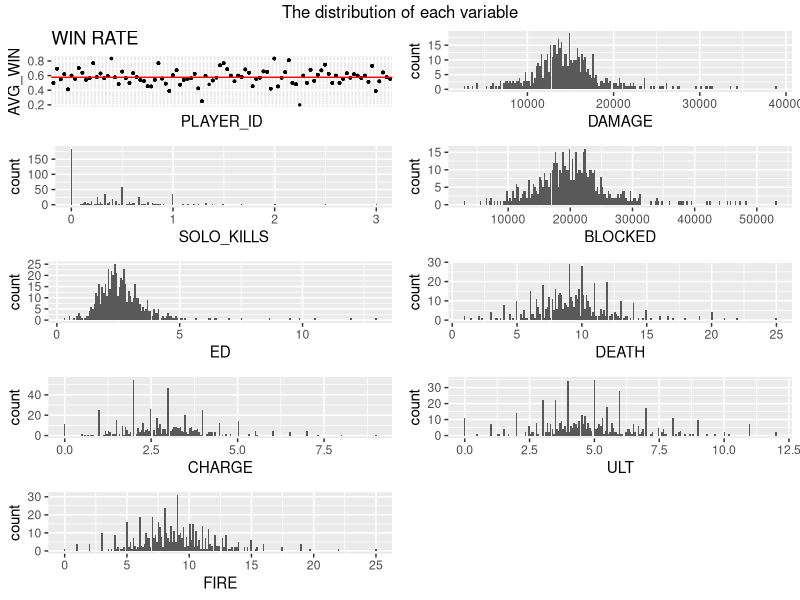
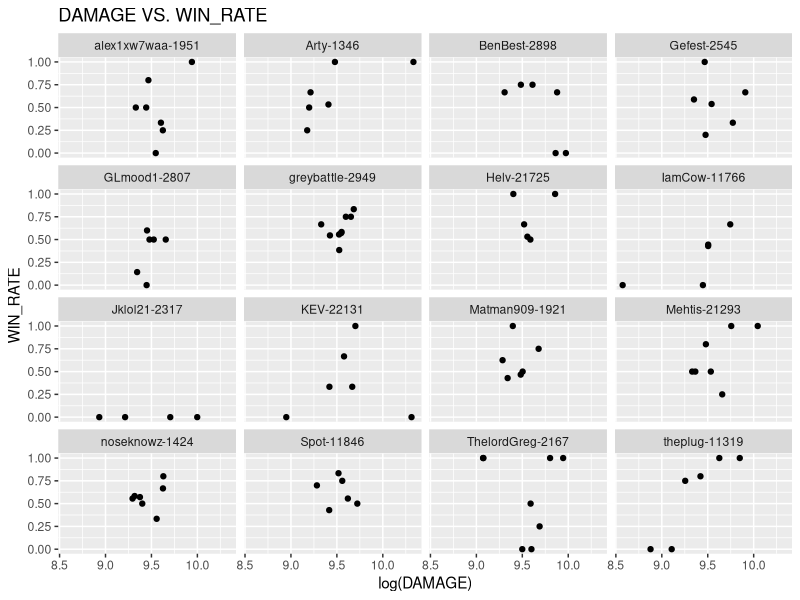
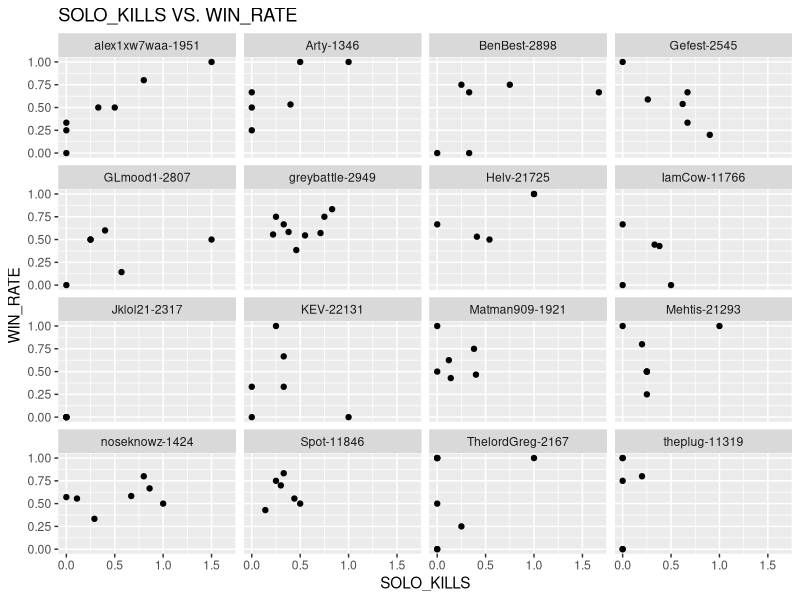
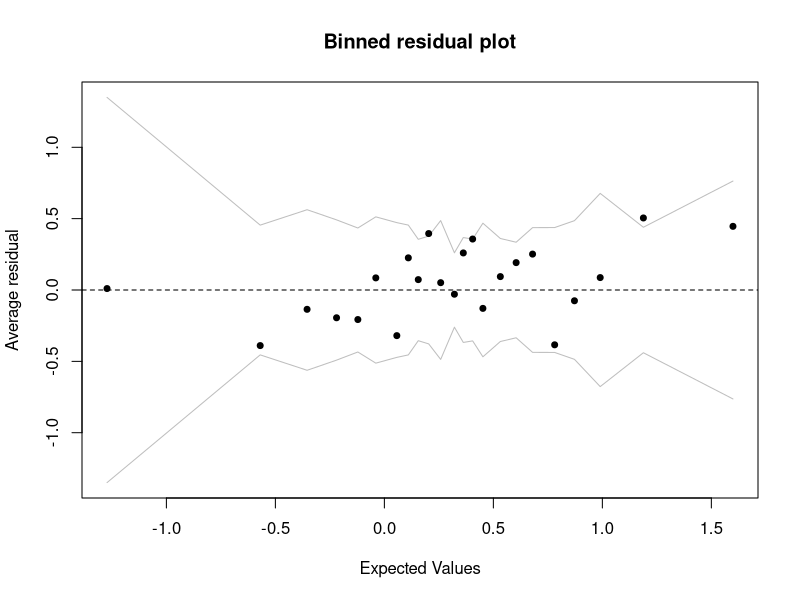

Generate these figures, in order, with R:
## ---- chunk 1
knitr::opts_chunk$set(echo = TRUE,dev="CairoPNG",fig.align = "center", 
                      fig.width = 8, fig.height = 8, global.par = TRUE)
library(arm)
library(tidyverse)
library(lme4)
## ---- chunk 2
  GameRecordS13 <-  read_csv("GameRecordS13R.csv")
  GameRecordS13R <- data.frame(GameRecordS13[,-1])
  GameRecordS13R <-GameRecordS13R%>%dplyr::select(PLAYER_ID,WIN_RATE,WIN,LOSS,DAMAGE,SOLO_KILLS,BLOCKED,ED,DEATH,CHARGE,ULT,FIRE,GAME_PLAYED)
head(GameRecordS13R)
## ---- chunk 3
AVERAGE_WIN_RATE <- GameRecordS13R%>%group_by(PLAYER_ID)%>%mutate(AVG_WIN=sum(WIN)/sum(GAME_PLAYED))%>% select(PLAYER_ID,AVG_WIN)
mean(AVERAGE_WIN_RATE$AVG_WIN)
library(ggplot2)
p1 <- ggplot(AVERAGE_WIN_RATE,aes(x=PLAYER_ID,y=AVG_WIN))+geom_point(size=0.5)+theme(axis.text.x = element_blank(),axis.ticks.x=element_blank())+ geom_abline(slope=0,intercept=0.57699092,color="red")+ggtitle("WIN RATE")
library(gridExtra)
p2 <-ggplot(GameRecordS13R,aes(DAMAGE))+geom_histogram(bins=200)
p3 <- ggplot(GameRecordS13R,aes(SOLO_KILLS))+geom_histogram(bins=200)
p4 <-ggplot(GameRecordS13R,aes(BLOCKED))+geom_histogram(bins=200)
p5 <- ggplot(GameRecordS13R,aes(ED))+geom_histogram(bins=200)
p6 <- ggplot(GameRecordS13R,aes(DEATH))+geom_histogram(bins=200)
p7 <- ggplot(GameRecordS13R,aes(CHARGE))+geom_histogram(bins=200)
p8 <- ggplot(GameRecordS13R,aes(ULT))+geom_histogram(bins=200)
p9 <- ggplot(GameRecordS13R,aes(FIRE))+geom_histogram(bins=200)
grid.arrange(p1,p2,p3,p4,p5,p6,p7,p8,p9,ncol=2,nrow=5,top="The distribution of each variable")
## ---- chunk 4
GameRecordS13R$c.DEATHR <- GameRecordS13R$DEATH - mean(GameRecordS13R$DEATH)
GameRecordS13R$c.CHARGE <- GameRecordS13R$CHARGE - mean(GameRecordS13R$CHARGE)
GameRecordS13R$c.ULT <- GameRecordS13R$ULT - mean(GameRecordS13R$ULT)
GameRecordS13R$c.FIRE <- GameRecordS13R$FIRE - mean(GameRecordS13R$FIRE)

EDAsubset <- data.frame(GameRecordS13R[c(1:100),]) #choose to plot by some players
c.DEATHRsub <- EDAsubset$DEATH - mean(EDAsubset$DEATH)
c.ULTsub <- EDAsubset$ULT - mean(EDAsubset$ULT)
c.CHARGEsub <- EDAsubset$CHARGE - mean(EDAsubset$CHARGE)
p2 <- ggplot(EDAsubset)+ geom_point(aes(x=log(DAMAGE),y=WIN_RATE))+facet_wrap(~PLAYER_ID)+ggtitle("DAMAGE VS. WIN_RATE")
p2

p3 <- ggplot(EDAsubset)+ geom_point(aes(x=SOLO_KILLS,y=WIN_RATE))+facet_wrap(~PLAYER_ID)+ggtitle("SOLO_KILLS VS. WIN_RATE")
p3
## ---- chunk 5
library(MASS)
mR <-glmmPQL(cbind(WIN,LOSS)~log(DAMAGE)+c.DEATHR+c.CHARGE+c.FIRE,~1|PLAYER_ID, data=GameRecordS13R,family=binomial(logit))
summary(mR)
## ---- chunk 6
mR2 <-glmmPQL(cbind(WIN,LOSS)~log(DAMAGE)+log(BLOCKED)+c.DEATHR+c.CHARGE+c.FIRE,~1|PLAYER_ID, data=GameRecordS13R,family=binomial(logit))
summary(mR2)
## ---- chunk 7
   binnedplot(fitted(mR),resid(mR,type="response"))
